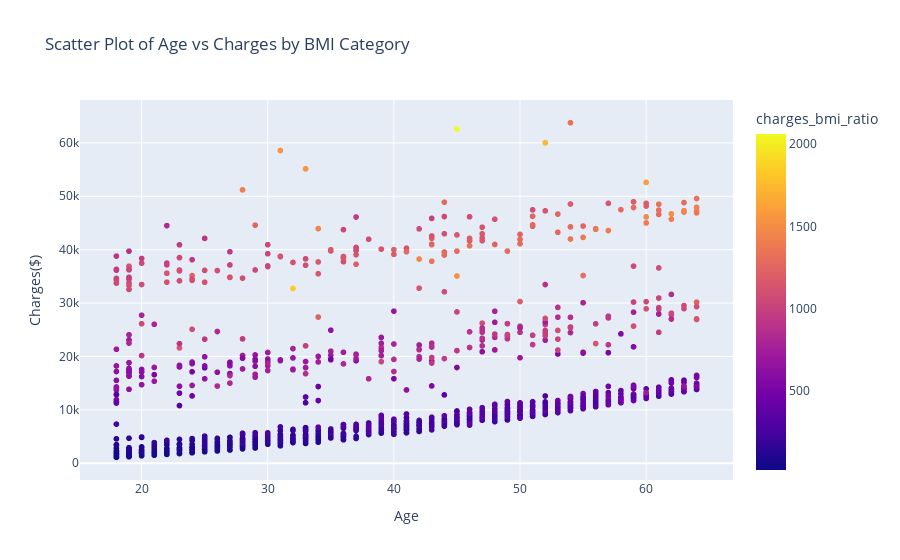

The code cell stored with this chart in its notebook:
### Markdown cell above
This histogram shows that the distribution of healthcare charges is heavily weighted towards a lower cost for most individuals in the dataset. Which indicates that its likley for specific variables to be causing the higher charges incurred by some.

### Code cell
fig = px.scatter(df, x='age', y='charges', color='charges_bmi_ratio',
                title='Scatter Plot of Age vs Charges by BMI Category',
                labels={'age': 'Age', 'charges': 'Charges($)', 'bmi_category': 'charges_bmi_ratio'},)
fig.show()

### Figure 1 — Plotly figure (JSON) as saved in the notebook; plotly's stock layout.template omitted (floating-point values rounded to 4 significant figures; data arrays with more than 128 entries replaced by an {"elided": "..."} marker saying what was removed)
{"data": [{"hovertemplate": "Age=%{x}<br>Charges($)=%{y}<br>charges_bmi_ratio=%{marker.color}<extra></extra>", "legendgroup": "", "marker": {"color": {"elided": "1337 float values"}, "coloraxis": "coloraxis", "symbol": "circle"}, "mode": "markers", "name": "", "showlegend": false, "type": "scattergl", "x": {"elided": "1337 int values"}, "xaxis": "x", "y": {"elided": "1337 float values"}, "yaxis": "y"}], "layout": {"coloraxis": {"colorbar": {"title": {"text": "charges_bmi_ratio"}}, "colorscale": [[0, "#0d0887"], [0.1111, "#46039f"], [0.2222, "#7201a8"], [0.3333, "#9c179e"], [0.4444, "#bd3786"], [0.5556, "#d8576b"], [0.6667, "#ed7953"], [0.7778, "#fb9f3a"], [0.8889, "#fdca26"], [1, "#f0f921"]]}, "legend": {"tracegroupgap": 0}, "title": {"text": "Scatter Plot of Age vs Charges by BMI Category"}, "xaxis": {"anchor": "y", "domain": [0, 1], "title": {"text": "Age"}}, "yaxis": {"anchor": "x", "domain": [0, 1], "title": {"text": "Charges($)"}}}}
